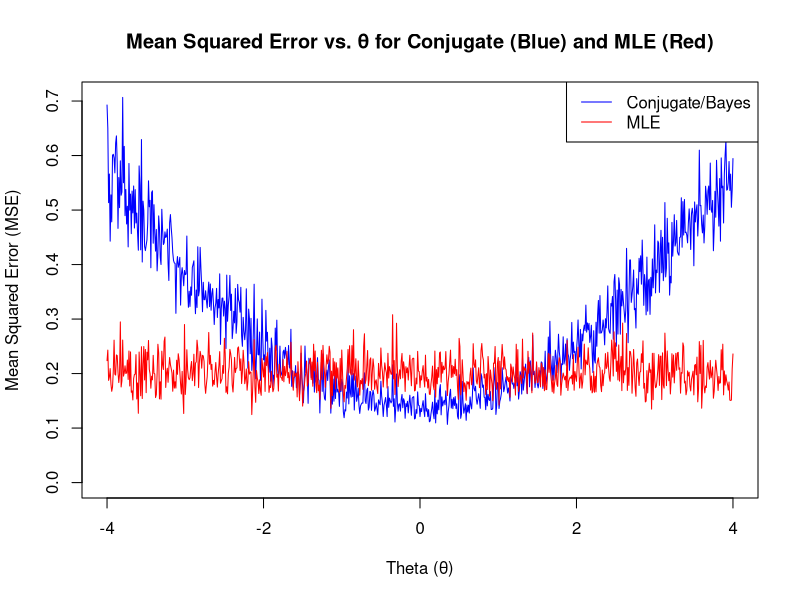
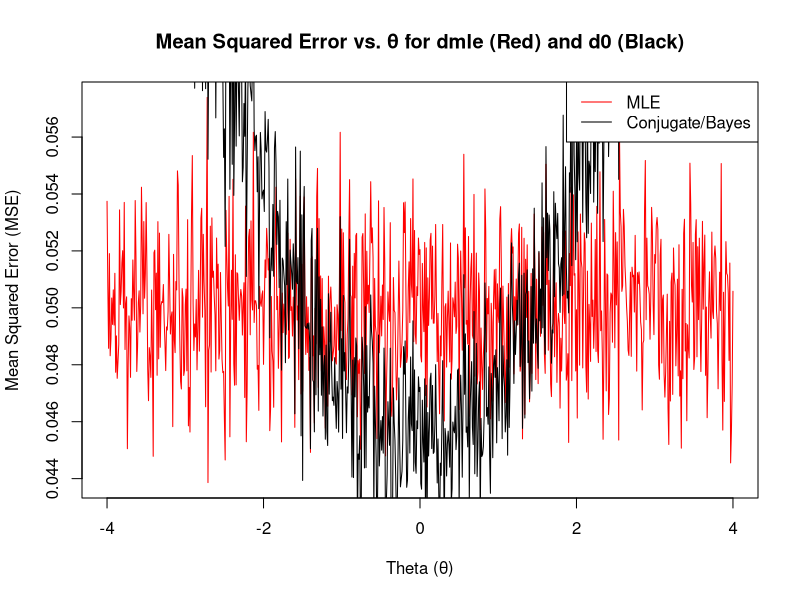

The R source for these figures, in order:
## ---- chunk 1
knitr::opts_chunk$set(echo = TRUE)
## ---- chunk 2
th = (-400:400) / 100
n = 5
nsim = 100
ml.mse = 0
dconj.mse = 0 
d0.mse = 0
## ---- chunk 3
for(i in 1:length(th)) {
  ml = 0 
  dconj = 0
  for (j in 1:nsim) {
    # Generate a sample x from a normal distribution
    x <- rnorm(n, mean = th[i], sd = 1)
    
    ml[j] = mean(x)
    T = (n * ml[j])
    dconj[j] = T / (n + 1)
    
  }
  
  ml.mse[i] = mean((ml - th[i])^2)
  dconj.mse[i] = mean((dconj - th[i])^2)
}

## ---- chunk 4

# Plot dconj.mse vs. th in blue
plot(th, dconj.mse, type = "l", col = "blue", xlab = "Theta (θ)", ylab = "Mean Squared Error (MSE)",
     main = "Mean Squared Error vs. θ for Conjugate (Blue) and MLE (Red)",
     ylim = c(0, max(max(dconj.mse), max(ml.mse))))

# Add the plot of ml.mse vs. th in red
lines(th, ml.mse, col = "red")

# Add a legend
legend("topright", legend = c("Conjugate/Bayes", "MLE"), col = c("blue", "red"), lty = 1)
## ---- chunk 5
n <- 20
nsim <- 1000

# Repeat the loops with a sample size of 20
for (i in 1:length(th)) {
  ml = 0
  dconj = 0

  for (j in 1:nsim) {
    # Generate a sample x from a normal distribution
    x = rnorm(n, mean = th[i], sd = 1)

    # Compute dmle(X) and d0(X)
    ml[j] = mean(x)
    T = (n * ml[j])
    dconj[j] = T / (n + 1)
 
  }

  # Compute the average squared error for each estimator
  ml.mse[i] <- mean((ml - th[i])^2)
  d0.mse[i] <- mean((dconj - th[i])^2)
}

## ---- chunk 6

# Plot ml.mse (red line) and d0.mse (black line)
plot(th, ml.mse, type = "l", col = "red", xlab = "Theta (θ)", ylab = "Mean Squared Error (MSE)",
     main = "Mean Squared Error vs. θ for dmle (Red) and d0 (Black)")
lines(th, d0.mse, col = "black")
legend("topright", legend = c("MLE", "Conjugate/Bayes"), col = c("red", "black"), lty = 1)

